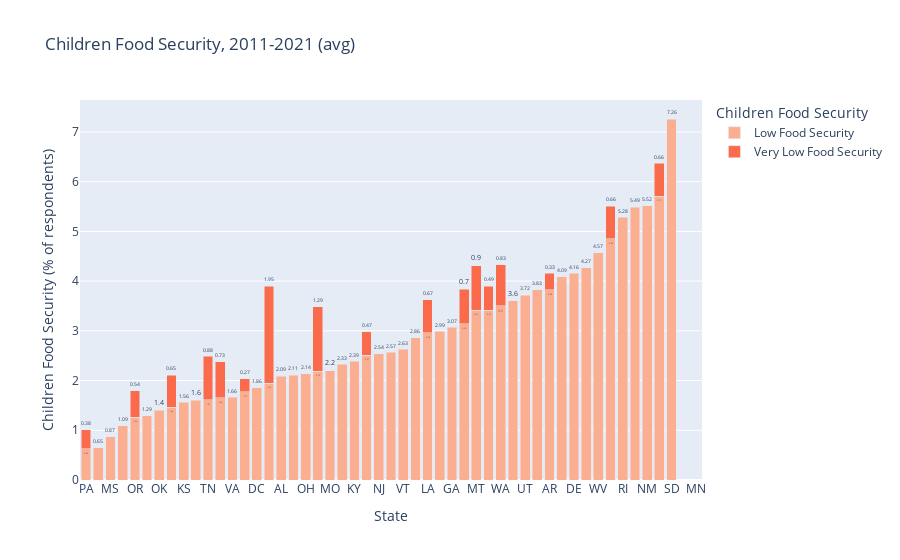

Notebook source saved alongside this figure:
### Code cell
df3 = state_child_foodsec_grp.unstack()
labels1={'value':'Children Food Security (% of respondents)', 'variable':'Children Food Security'}
fig = px.bar(df3.reset_index().sort_values(by=['Low Food Security'], ascending=True),
             x='State', 
             y=['Low Food Security', 'Very Low Food Security'],
             labels=labels1, 
             title='''Children Food Security, 2011-2021 (avg)''',
             barmode='stack', 
             orientation='v',
             text_auto=True,
             color_discrete_sequence=[
                 "#fcae91", "#fb6a4a", "#cb181d"]
             )
fig.update_traces(textfont_size=12, textangle=0, textposition="outside", cliponaxis=False)
fig.show()

### Figure 1 — Plotly figure (JSON) as saved in the notebook; plotly's stock layout.template omitted (floating-point values rounded to 4 significant figures)
{"data": [{"alignmentgroup": "True", "cliponaxis": false, "hovertemplate": "Children Food Security=Low Food Security<br>State=%{x}<br>Children Food Security (% of respondents)=%{y}<extra></extra>", "legendgroup": "Low Food Security", "marker": {"color": "#fcae91", "pattern": {"shape": ""}}, "name": "Low Food Security", "offsetgroup": "Low Food Security", "orientation": "v", "showlegend": true, "textangle": 0, "textfont": {"size": 12}, "textposition": "outside", "texttemplate": "%{y}", "type": "bar", "x": ["PA", "NC", "MS", "ME", "OR", "NH", "OK", "MA", "KS", "ND", "TN", "WY", "VA", "FL", "DC", "IN", "AL", "NY", "OH", "IL", "MO", "CO", "KY", "TX", "NJ", "WI", "VT", "NV", "LA", "AK", "GA", "CA", "MT", "MD", "WA", "HI", "UT", "ID", "AR", "AZ", "DE", "NE", "WV", "MI", "RI", "IA", "NM", "SC", "SD", "CT", "MN"], "xaxis": "x", "y": [0.63, 0.65, 0.87, 1.09, 1.26, 1.29, 1.4, 1.46, 1.56, 1.6, 1.61, 1.65, 1.66, 1.77, 1.86, 1.95, 2.09, 2.11, 2.14, 2.19, 2.2, 2.33, 2.39, 2.51, 2.54, 2.57, 2.63, 2.86, 2.96, 2.99, 3.07, 3.14, 3.41, 3.41, 3.5, 3.6, 3.72, 3.83, 3.83, 4.09, 4.16, 4.27, 4.57, 4.85, 5.28, 5.49, 5.52, 5.71, 7.26, null, null], "yaxis": "y"}, {"alignmentgroup": "True", "cliponaxis": false, "hovertemplate": "Children Food Security=Very Low Food Security<br>State=%{x}<br>Children Food Security (% of respondents)=%{y}<extra></extra>", "legendgroup": "Very Low Food Security", "marker": {"color": "#fb6a4a", "pattern": {"shape": ""}}, "name": "Very Low Food Security", "offsetgroup": "Very Low Food Security", "orientation": "v", "showlegend": true, "textangle": 0, "textfont": {"size": 12}, "textposition": "outside", "texttemplate": "%{y}", "type": "bar", "x": ["PA", "NC", "MS", "ME", "OR", "NH", "OK", "MA", "KS", "ND", "TN", "WY", "VA", "FL", "DC", "IN", "AL", "NY", "OH", "IL", "MO", "CO", "KY", "TX", "NJ", "WI", "VT", "NV", "LA", "AK", "GA", "CA", "MT", "MD", "WA", "HI", "UT", "ID", "AR", "AZ", "DE", "NE", "WV", "MI", "RI", "IA", "NM", "SC", "SD", "CT", "MN"], "xaxis": "x", "y": [0.38, null, null, null, 0.54, null, null, 0.65, null, null, 0.88, 0.73, null, 0.27, null, 1.95, null, null, null, 1.29, null, null, null, 0.47, null, null, null, null, 0.67, null, null, 0.7, 0.9, 0.49, 0.83, null, null, null, 0.33, null, null, null, null, 0.66, null, null, null, 0.66, null, null, null], "yaxis": "y"}], "layout": {"barmode": "stack", "legend": {"title": {"text": "Children Food Security"}, "tracegroupgap": 0}, "title": {"text": "Children Food Security, 2011-2021 (avg)"}, "xaxis": {"anchor": "y", "domain": [0, 1], "title": {"text": "State"}}, "yaxis": {"anchor": "x", "domain": [0, 1], "title": {"text": "Children Food Security (% of respondents)"}}}}
